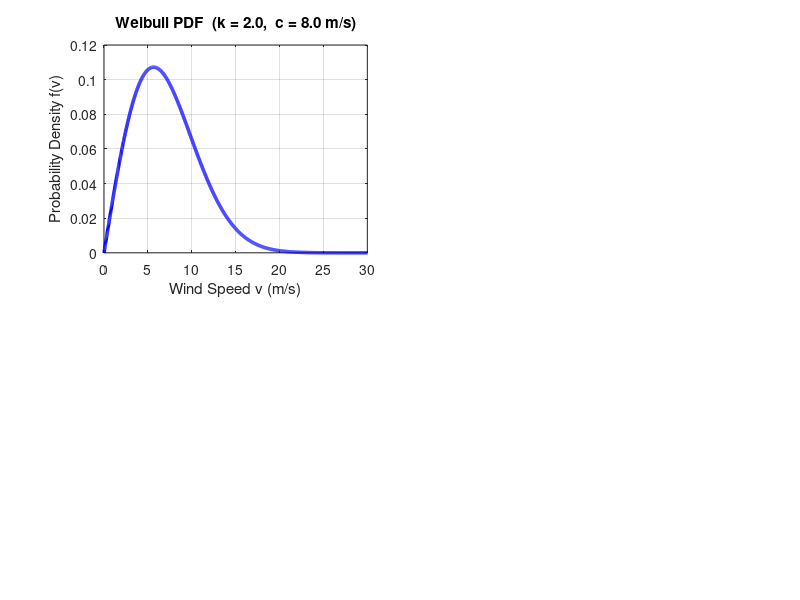

This figure's MATLAB source: (Note: this script raises an error after producing the figure.)
%% ================================================================
%  Probabilistic Power Model (PPM) for Wind Energy
%  Based on: Weibull Distribution + Piecewise Power Curve
%  Reference: Teyabeen et al. (2017, 2018), Zhang et al. (2014)
%% ================================================================
clear; clc; close all;

%% ============================================================
%  SECTION 1: WEIBULL DISTRIBUTION PARAMETERS (k and c)
%  ---------------------------------------------------------
%  k = shape parameter (Weibull modulus)
%     - Reflects the breadth of wind speed distribution
%     - k = 1   → Exponential distribution (random failures)
%     - k = 2   → Rayleigh distribution (typical wind scenario)
%     - k = 3.4 → Approximately Normal distribution
%     - Default k = 2 is used for general wind modeling
%     Source: HOMER Energy / Stevens & Smulders (1979)
%
%  c = scale parameter (characteristic wind speed, m/s)
%     - Determines the "spread" of the distribution
%     - Directly proportional to mean wind speed
%     - 63.2% of cumulative distribution is reached at v = c
%     Source: Weibull distribution theory
%
%  Egypt (Gulf of Suez) typical values:
%     k ≈ 2.0 – 2.5   (relatively stable trade winds)
%     c ≈ 9 – 11 m/s  (world-class wind resource)
%% ============================================================

k = 2.0;        % Shape parameter (dimensionless)
c = 8.0;       % Scale parameter (m/s) — Gulf of Suez / Zafarana

%% ============================================================
%  SECTION 2: TURBINE POWER CURVE PARAMETERS
%  ---------------------------------------------------------
%  The power curve is a piecewise function with 4 regions:
%
%  Region 1 — Below cut-in:   P(v) = 0              for v < v_ci
%  Region 2 — Cubic region:   P(v) = Pf(v)           for v_ci ≤ v < v_r
%             (Power ∝ v³, nonlinear increase)
%  Region 3 — Rated region:   P(v) = P_r (constant)  for v_r ≤ v < v_co
%             (Blade pitch control limits output)
%  Region 4 — Cut-out:        P(v) = 0              for v ≥ v_co
%             (Turbine shuts down to prevent structural damage)
%
%  Source: Teyabeen et al. (2017) — Mathematical Modelling of
%          Wind Turbine Power Curve
%% ============================================================

v_ci = 3;       % Cut-in speed  (m/s)  — turbine starts generating
v_r  = 12;      % Rated speed   (m/s)  — turbine reaches max power
v_co = 25;      % Cut-out speed (m/s)  — turbine shuts down
P_r  = 2000;    % Rated power   (kW)   — nameplate capacity (2 MW)

%% ============================================================
%  SECTION 3: WEIBULL PROBABILITY DENSITY FUNCTION
%  ---------------------------------------------------------
%  f(v) = (k/c) * (v/c)^(k-1) * exp(-(v/c)^k)
%
%  This represents the probability of wind speed v occurring.
%  Source: Harris & Cook (2014), Zhang et al. (2014)
%% ============================================================

v = linspace(0, 40, 2000);   % Wind speed vector (m/s)

f_v = (k ./ c) .* (v ./ c).^(k - 1) .* exp(-(v ./ c).^k);

%% ============================================================
%  SECTION 4: PIECEWISE TURBINE POWER CURVE — P(v)
%  ---------------------------------------------------------
%  Cubic region formula (Region 2):
%      P(v) = P_r * (v^3 - v_ci^3) / (v_r^3 - v_ci^3)
%
%  This gives the cubic (nonlinear) increase in power
%  proportional to v^3 between cut-in and rated speed.
%  Source: Teyabeen et al. (2017, 2018)
%% ============================================================

P_v = zeros(size(v));

for i = 1:length(v)
    if v(i) < v_ci
        % Region 1: Below cut-in — no power generated
        P_v(i) = 0;

    elseif v(i) >= v_ci && v(i) < v_r
        % Region 2: Cubic operating region
        % Power increases proportionally to v^3
        P_v(i) = P_r * (v(i)^3 - v_ci^3) / (v_r^3 - v_ci^3);

    elseif v(i) >= v_r && v(i) < v_co
        % Region 3: Rated region — constant maximum output
        P_v(i) = P_r;

    else
        % Region 4: Above cut-out — turbine shut down
        P_v(i) = 0;
    end
end

%% ============================================================
%  SECTION 5: EXPECTED POWER OUTPUT — E[P]
%  ---------------------------------------------------------
%  The Probabilistic Power Model (PPM) maps the Weibull PDF
%  through the turbine power curve:
%
%  E[P] = ∫ P(v) * f(v) dv   (from v_in to v_out)
%
%  Because of the piecewise (discontinuous) nature of P(v),
%  this integral is solved NUMERICALLY using the trapz method.
%
%  Source: Zhang et al. (2014), Probabilistic Power Model doc
%% ============================================================

E_P = trapz(v, P_v .* f_v);

fprintf('========================================\n');
fprintf('  PROBABILISTIC POWER MODEL RESULTS\n');
fprintf('========================================\n');
fprintf('Weibull k = %.2f,  c = %.2f m/s\n', k, c);
fprintf('Turbine: P_r=%.0f kW, v_ci=%.0f, v_r=%.0f, v_co=%.0f m/s\n', P_r, v_ci, v_r, v_co);
fprintf('----------------------------------------\n');
fprintf('Expected Power Output  E[P] = %.4f kW\n', E_P);

%% ============================================================
%  SECTION 6: VARIANCE AND STANDARD DEVIATION
%  ---------------------------------------------------------
%  Var[P] = E[P^2] - (E[P])^2
%
%  E[P^2] = ∫ P(v)^2 * f(v) dv
%% ============================================================

E_P2  = trapz(v, (P_v.^2) .* f_v);
Var_P = E_P2 - E_P^2;
Std_P = sqrt(Var_P);

fprintf('Variance               Var[P] = %.4f kW^2\n', Var_P);
fprintf('Standard Deviation     Std[P] = %.4f kW\n',  Std_P);

%% ============================================================
%  SECTION 7: CAPACITY FACTOR (CF)
%  ---------------------------------------------------------
%  CF_pdf = E_out / (P_r × T)
%
%  Since E[P] already represents average power (kW), and
%  P_r is rated power (kW):
%
%  CF = E[P] / P_r
%
%  CF shows the turbine's utilization — NOT mechanical efficiency.
%  Gulf of Suez: typical CF = 50–55% (world-class site)
%  Source: Wind_Energy_Concepts.docx, Probabilistic_Power_Model.pdf
%% ============================================================

CF = E_P / P_r;
AEP = E_P * 8760 / 1000;   % Annual Energy Production (MWh/year)

fprintf('Capacity Factor        CF     = %.4f (%.2f%%)\n', CF, CF * 100);
fprintf('Annual Energy Prod.    AEP    = %.2f MWh/year\n', AEP);
fprintf('========================================\n');

%% ============================================================
%  SECTION 8: MONTE CARLO SIMULATION
%  ---------------------------------------------------------
%  Generate N random wind speeds from the Weibull distribution
%  using the inverse CDF method:
%
%       v = c * (-ln(U))^(1/k),   where U ~ Uniform(0,1)
%
%  Then compute power for each sample and average.
%  Monte Carlo captures the full stochastic variability of
%  wind and improves estimation reliability.
%  Source: Rubinstein & Kroese (2016)
%% ============================================================

N = 100000;   % Number of Monte Carlo samples

% Generate Weibull-distributed wind speeds via inverse CDF
U    = rand(1, N);
v_mc = c .* (-log(U)).^(1 / k);

% Apply piecewise power curve to each sample
P_mc = zeros(1, N);
for i = 1:N
    if v_mc(i) < v_ci || v_mc(i) >= v_co
        P_mc(i) = 0;
    elseif v_mc(i) >= v_ci && v_mc(i) < v_r
        P_mc(i) = P_r * (v_mc(i)^3 - v_ci^3) / (v_r^3 - v_ci^3);
    else
        P_mc(i) = P_r;
    end
end

E_P_MC  = mean(P_mc);
Var_MC  = var(P_mc);
CF_MC   = E_P_MC / P_r;
AEP_MC  = E_P_MC * 8760 / 1000;

fprintf('\n--- Monte Carlo Results (N = %d samples) ---\n', N);
fprintf('MC Expected Power      = %.4f kW\n',       E_P_MC);
fprintf('MC Variance            = %.4f kW^2\n',     Var_MC);
fprintf('MC Capacity Factor     = %.4f (%.2f%%)\n', CF_MC, CF_MC * 100);
fprintf('MC Annual Energy Prod. = %.2f MWh/year\n', AEP_MC);
fprintf('========================================\n');

%% ============================================================
%  SECTION 9: PLOTS
%% ============================================================

figure('Name', 'Probabilistic Power Model - Wind Energy', ...
       'NumberTitle', 'off', 'Position', [100, 100, 1000, 750]);

% --- Plot 1: Weibull PDF ---
subplot(2, 2, 1);
plot(v, f_v, 'b-', 'LineWidth', 2.5);
xlabel('Wind Speed v (m/s)');
ylabel('Probability Density f(v)');
title(sprintf('Weibull PDF  (k = %.1f,  c = %.1f m/s)', k, c));
grid on; xlim([0 30]);
xline(mean(v_mc), 'r--', 'LineWidth', 1.5, ...
      'Label', sprintf('Mean = %.1f m/s', mean(v_mc)));

% --- Plot 2: Turbine Power Curve (4 regions) ---
subplot(2, 2, 2);
plot(v, P_v, 'r-', 'LineWidth', 2.5);
xline(v_ci, 'k--', 'LineWidth', 1.5, 'Label', 'Cut-in');
xline(v_r,  'g--', 'LineWidth', 1.5, 'Label', 'Rated');
xline(v_co, 'm--', 'LineWidth', 1.5, 'Label', 'Cut-out');
xlabel('Wind Speed v (m/s)');
ylabel('Power Output P(v) (kW)');
title('Piecewise Turbine Power Curve — 4 Regions');
legend('P(v)', 'v_{ci}=3', 'v_r=12', 'v_{co}=25', 'Location', 'east');
grid on; xlim([0 30]); ylim([-100, P_r * 1.15]);

% --- Plot 3: Power-Weighted PDF (Integrand of E[P]) ---
subplot(2, 2, 3);
area(v, P_v .* f_v, 'FaceColor', [0.5 0.2 0.8], 'FaceAlpha', 0.5, ...
     'EdgeColor', [0.3 0.1 0.6], 'LineWidth', 1.5);
xlabel('Wind Speed v (m/s)');
ylabel('P(v) \cdot f(v)  (kW)');
title(sprintf('Power-Weighted PDF — E[P] = %.1f kW  |  CF = %.1f%%', E_P, CF*100));
grid on; xlim([0 30]);

% --- Plot 4: Monte Carlo Power Distribution ---
subplot(2, 2, 4);
histogram(P_mc, 80, 'Normalization', 'probability', ...
          'FaceColor', [0.2 0.6 0.9], 'EdgeColor', 'white');
xline(E_P_MC, 'r-', 'LineWidth', 2, ...
      'Label', sprintf('E[P] = %.0f kW', E_P_MC));
xlabel('Power Output (kW)');
ylabel('Probability');
title(sprintf('Monte Carlo Distribution  (N = %d)', N));
grid on;

sgtitle('Probabilistic Power Model (PPM) — Wind Turbine Analysis', ...
        'FontSize', 14, 'FontWeight', 'bold');
